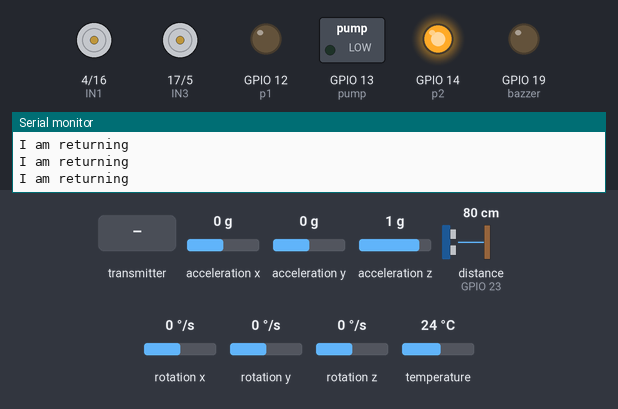
Simulated run of this sketch. Board: ESP32. On the bench: motor-driver pin pairs drawn as motors (green arrow = first pin HIGH = forward, orange = second pin HIGH = backward, longer = more drive, scaled by the enable pin), switched loads named in the sketch (green lamp = pin HIGH), output pins drawn as LEDs (lit = HIGH), the last lines printed to the serial monitor. Inputs (shaded band) come from the test bench; at power-on: distance to the obstacle (sensor on GPIO 23) 80 cm, rotation z 0 °/s, acceleration x 0 g, acceleration y 0 g, acceleration z 1 g, rotation x 0 °/s, rotation y 0 °/s, temperature 24 °C. The echo pulse lasts 58.3 µs per cm.

Above: at 1.2 s.
1.3 s: the transmitter starts sending value = 100
At 2.1 s:
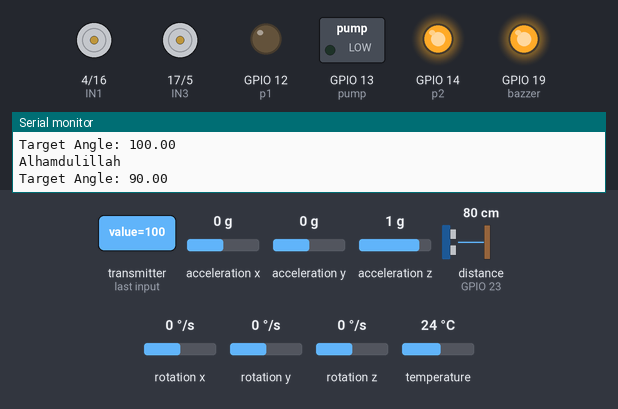
At 3.6 s:
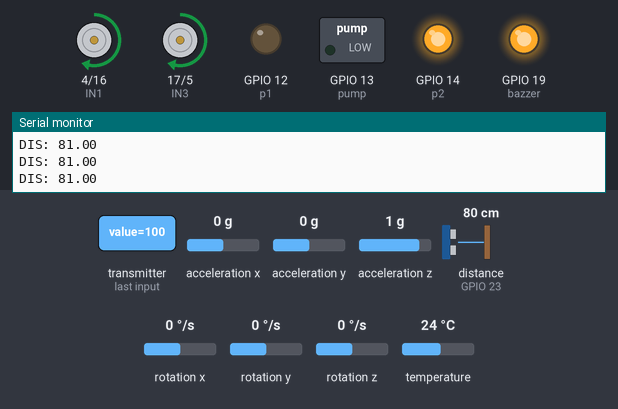
3.9 s: distance to the obstacle (sensor on GPIO 23) set to 12 cm
5.4 s: distance to the obstacle (sensor on GPIO 23) set to 9 cm
At 7.2 s:
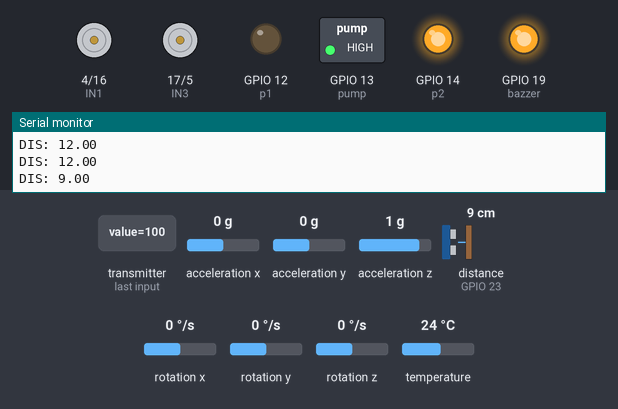
At 8.2 s:
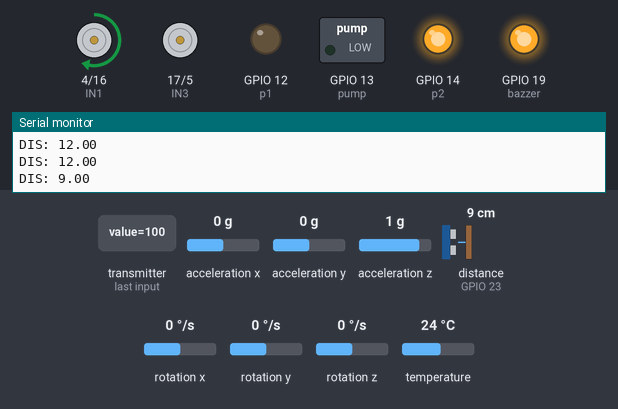
8.4 s: rotation z set to 30 °/s
11.4 s: rotation z set to 37 °/s
13.1 s: rotation z set to -192 °/s
Timing chart, 0 to 16.1 s (numbered marks = the images above; inputs shaded):
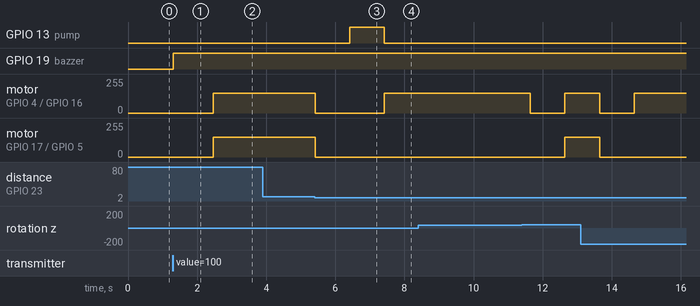

The sketch:

Slave_Bot.ino
```cpp
//....................................MPU6050 define........................................
#include <ESP.h>
#include <Wire.h>
#include <Adafruit_MPU6050.h>
#include <Adafruit_Sensor.h>
#include <NewPing.h>  // Sonar sensor
#include <WiFi.h>
#include <esp_now.h>
Adafruit_MPU6050 mpu;

bool fire_detected = false;
float current_angle;
float target_angle;
float gyroZ, yaw_angle = 0;  // Yaw angle calculation
unsigned long prevTime, currTime;
float dt;
float ref_angle;
float r;
float x = 23.0;
float min_stop_dis = 10.0;


//.........................................Define motor control pins......................
#define IN1 4
#define IN2 16
#define IN3 17
#define IN4 5
#define ENA 2   // PWM for left motor
#define ENB 18  // PWM for right motor

#define pump 13

#define p1 12
#define p2 14

//.........................................Define Sonar pins..............................................
#define trigger 15
#define echo 23

//#define trig 9
NewPing sonar(trigger, echo);


//................................................RESET....................................................
#define Reset_pin 34


//......................................... Define Bazzer pin ...............................................

#define bazzer 19


//....................................  Communication functions and structure ..............................

struct struct_message {
  float dist;
  float value;
};

struct_message receivedData;

void OnDataRecv(const esp_now_recv_info_t *esp_now_info, const uint8_t *incomingData, int len) {
  struct_message receivedData;
  memcpy(&receivedData, incomingData, sizeof(receivedData));

  r = receivedData.dist;
  target_angle = receivedData.value;
  fire_detected = true;
}


void setup() {
  Serial.begin(115200);
  Wire.begin();


  //................................................ MPU6050 setup ....................................
  if (!mpu.begin()) {
    Serial.println("MPU6050 not found!");
    while (1)
      ;
  }

  Serial.println("MPU6050 connected!");


  // Configure MPU6050 settings
  mpu.setGyroRange(MPU6050_RANGE_500_DEG);     // Sensitivity ±500°/s
  mpu.setFilterBandwidth(MPU6050_BAND_94_HZ);  // Noise filtering
  prevTime = millis();


  //........................................... Set motor pins as outputs .................................
  pinMode(IN1, OUTPUT);
  pinMode(IN2, OUTPUT);
  pinMode(IN3, OUTPUT);
  pinMode(IN4, OUTPUT);
  pinMode(ENA, OUTPUT);
  pinMode(ENB, OUTPUT);

  pinMode(pump, OUTPUT);
  pinMode(p1, OUTPUT);
  pinMode(p2, OUTPUT);

  digitalWrite(p1, LOW);
  digitalWrite(p2, HIGH);

  //......................................... Define Bazzer pin ...............................................
  pinMode(bazzer, OUTPUT);
  digitalWrite(bazzer,LOW);

  // ......................................Example condition to trigger a restart ...........................

  pinMode(Reset_pin, INPUT_PULLUP);  // Use GPIO 34 as a reset button


  //.......................................... Receive Message and the call back function ........................

  // Set device as a Wi-Fi Station
  WiFi.mode(WIFI_STA);

  // Initialize ESP-NOW
  if (esp_now_init() != ESP_OK) {
    Serial.println("Error initializing ESP-NOW");
    return;
  }

  // Register callback function for receiving data
  esp_now_register_recv_cb(OnDataRecv);

  Serial.println("Receiver initialized");
}


// .......................................... distance measurment ...................................................
float distance() {
  float dis = sonar.ping_cm();
  return dis;
}


// .............................................For Rotating Angle ..................................................
void rotateByAngle(float theta) {

  ref_angle = theta - 90.00;
  //Serial.println(ref_angle);
  //Serial.println(theta);
  if (theta < 90.00) {
    while ((yaw_angle - ref_angle) > 1.00) {
      currTime = millis();
      dt = (currTime - prevTime) / 1000.0;
      sensors_event_t a, g, temp;
      mpu.getEvent(&a, &g, &temp);
      gyroZ = g.gyro.z * 180 / PI;

      if (abs(gyroZ) > 0.5) {
        yaw_angle += gyroZ * dt;  // Integrate to calculate yaw angle
      }
      // Serial.print("gyroZ:   ");
      // Serial.print(gyroZ);
      // Serial.print("         yaw_angle :    ");
      // Serial.print(yaw_angle);
      // Serial.print("         ref_angle :   ");
      // Serial.println(ref_angle);
      int motorspeed = 150;  // map(abs(ref_angle - yaw_angle),0,90,0,200);
      analogWrite(ENA, motorspeed);
      analogWrite(ENB, motorspeed);
      Turn_right();
      prevTime = currTime;
    }
  } else {
    while ((ref_angle - yaw_angle) > 1.00) {
      currTime = millis();
      dt = (currTime - prevTime) / 1000.0;
      sensors_event_t a, g, temp;
      mpu.getEvent(&a, &g, &temp);
      gyroZ = g.gyro.z * 180 / PI;

      if (abs(gyroZ) > 0.5) {
        yaw_angle += gyroZ * dt;  // Integrate to calculate yaw angle
      }

      // Serial.print("gyroZ:   ");
      // Serial.print(gyroZ);
      // Serial.print("         yaw_angle :    ");
      // Serial.print(yaw_angle);
      // Serial.print("         ref_angle :   ");
      // Serial.println(ref_angle);
      int motorspeed = 150;  // map(abs(ref_angle - yaw_angle),0,90,0,200);
      analogWrite(ENA, motorspeed);
      analogWrite(ENB, motorspeed);
      Turn_left();
      prevTime = currTime;
    }
  }
  motor_stop();
  delay(1000);
}

///// .....................................PID...........................................


float feedback;
float error, previous_error = 0;
float P, I = 0, D;
float PID_out;
unsigned long time1 = millis();
unsigned long time2;
float kp = 100, ki = 4, kd = 2;

void PID_Algo(int ref) {
  sensors_event_t a, g, temp;
  mpu.getEvent(&a, &g, &temp);
  time2 = millis();

  float dt = (time2 - time1) / 1000.0;

  float gyroZ = g.gyro.z * 180 / PI;
  //if (gyroZ > 0.05)                  // in feedback small value has significance
  feedback += dt * gyroZ;

  error = ref - feedback;
  P = kp * error;
  I += error * dt;
  float derivative = (error - previous_error) / dt;
  D = kd * derivative;
  PID_out = P + (ki * I) + D;
  int motor_speed_change = constrain(PID_out, -105, 105);
  int motor_speed = 150;
  int motorR = motor_speed - motor_speed_change;
  int motorL = motor_speed + motor_speed_change;
  // Serial.print("R = ");
  // Serial.print(motorR);
  // Serial.print("   L = ");
  // Serial.println(motorL);
  analogWrite(ENA, motorR);
  analogWrite(ENB, motorL);

  previous_error = error;
  time1 = time2;
}


///////........................................ Main Loop function ......................................
void loop() {
  prevTime = millis();
  if (fire_detected) {
    //Test_perpose
    Serial.print("Radius: ");
    Serial.println(r);
    Serial.print("Target Angle: ");
    Serial.println(target_angle);
    Serial.println("Alhamdulillah");
    // return;
    digitalWrite(bazzer, HIGH);
    feedback = target_angle;
    if (target_angle > 90) {
      target_angle = target_angle - 90;
      float rad_angle = target_angle * PI / 180.0;
      float y = (r * sin(rad_angle)) / (r * cos(rad_angle) + x);
      target_angle = atan(y) * 180.0 / PI;
      target_angle = target_angle + 90;
    } else {
      float rad_angle = target_angle * PI / 180.0;
      float y = (r * sin(rad_angle)) / (r * cos(rad_angle) + x);
      target_angle = atan(y) * 180.0 / PI;
    }

    Serial.print("Target Angle: ");
    Serial.println(target_angle);

    rotateByAngle(target_angle);

    delay(100);
    forward();
    delay(20);
    float D = distance();

    if (D == 0.00) {
      delay(20);
      D = distance();
      delay(20);
    }
    Serial.print("Dis01: ");
    Serial.println(D);
    while (D > min_stop_dis or D == 0.00) {
      time1 = millis();
      delay(20);
      D = distance();
      //// Filtering if sudden 0
      if (!D) {
        delay(25);
        D = distance();
      }
      Serial.print("DIS: ");
      Serial.println(D);
      PID_Algo(target_angle);
    }
    motor_stop();
    delay(1000);

    digitalWrite(pump, HIGH);
    delay(1000);
    digitalWrite(pump, LOW);

    rotateByAngle(target_angle + 90);
    forward();
    delay(1000);
    motor_stop();
    delay(1000);
    rotateByAngle(target_angle + 180);
    motor_stop();
    delay(1000);
    // servo.write(0);
    while (1) { delay(500); }
  } else {
    Serial.println("I am returning");
  }
}
```

Motor_Control.ino
```cpp
void forward()
{
  digitalWrite(IN1,HIGH);
  digitalWrite(IN2,LOW);
  digitalWrite(IN3,HIGH);
  digitalWrite(IN4,LOW);
}


void backward()
{
  digitalWrite(IN1,LOW);
  digitalWrite(IN2,HIGH);
  digitalWrite(IN3,LOW);
  digitalWrite(IN4,HIGH);
}


void Turn_left()
{
  digitalWrite(IN1,HIGH);
  digitalWrite(IN2,LOW);
  digitalWrite(IN3,LOW);
  digitalWrite(IN4,LOW);
}


void Turn_right()
{
  digitalWrite(IN1,LOW);
  digitalWrite(IN2,LOW);
  digitalWrite(IN3,HIGH);
  digitalWrite(IN4,LOW);
}


void motor_stop()
{
  digitalWrite(IN1,LOW);
  digitalWrite(IN2,LOW);
  digitalWrite(IN3,LOW);
  digitalWrite(IN4,LOW);
}
```

Measured:
- the behaviour switches between 11 and 10 cm on distance to the obstacle (sensor on GPIO 23) (found by bisection; images 2 and 3)
- after the input at 1.3 s, GPIO 19 (bazzer): LOW → HIGH at once; motor on GPIO 4 (IN1) / GPIO 16 (IN2), motor on GPIO 17 (IN3) / GPIO 5 (IN4): stopped → forward 150/255 after 1.2 s
- after the input at 5.4 s, GPIO 13 (pump): LOW → HIGH after 1.0 s, → LOW 1.0 s later; motor on GPIO 4 (IN1) / GPIO 16 (IN2): forward 150/255 → stopped at once, → forward 150/255 2.0 s later; motor on GPIO 17 (IN3) / GPIO 5 (IN4): forward 150/255 → stopped at once
- after the input at 8.4 s, every drawn part: stays the same
